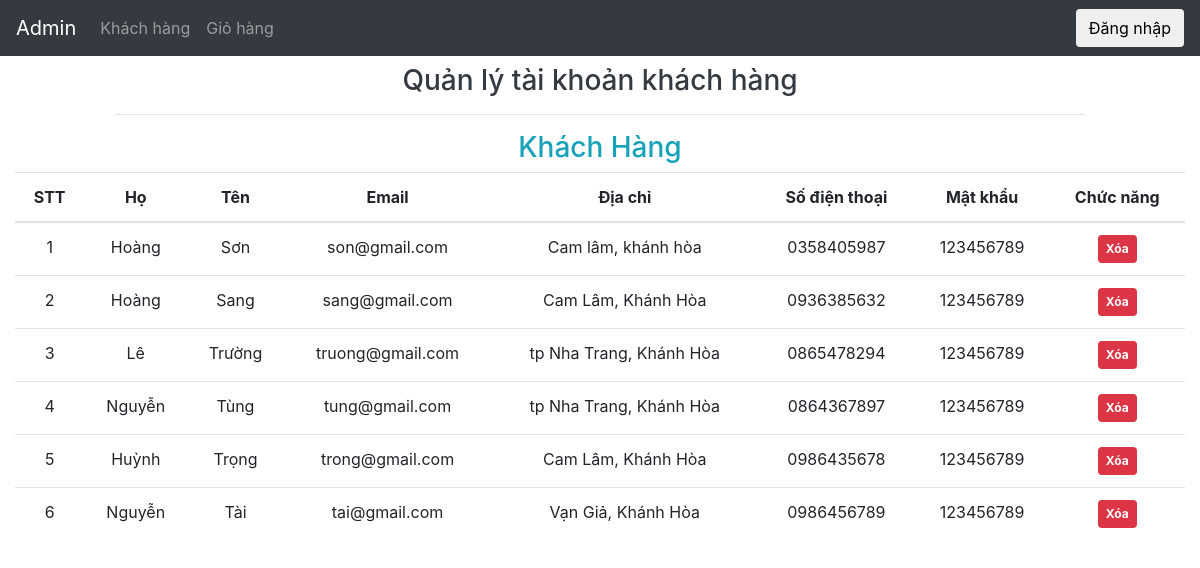
The page /admin/khachhang.php on the database as committed earlier.
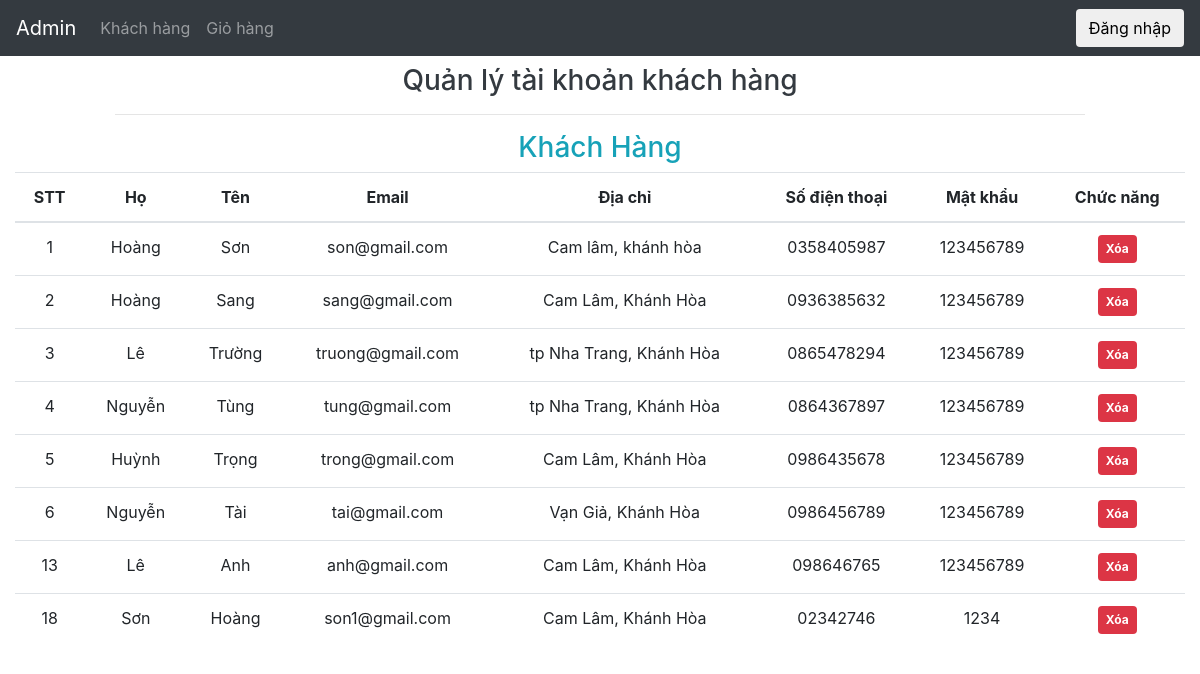
The same page on the database as committed later.
### tables this page shows
CREATE TABLE `khach_hang` (
  `ma_kh` int(11) NOT NULL,
  `ho_kh` varchar(50) DEFAULT NULL,
  `ten_kh` varchar(50) DEFAULT NULL,
  `email` varchar(50) DEFAULT NULL,
  `dia_chi` varchar(100) DEFAULT NULL,
  `sdt` varchar(20) DEFAULT NULL,
  `mat_khau` varchar(50) DEFAULT NULL
);

### admin/khachhang.php (the view, shortened to what this page needs)
<!DOCTYPE html>
<html lang="en">
<head>
  <link rel="stylesheet" href="https://maxcdn.bootstrapcdn.com/bootstrap/4.1.3/css/bootstrap.min.css">
  <link rel="stylesheet" type="text/css" href="https://cdn.datatables.net/v/bs4/dt-1.10.18/datatables.min.css" />
</head>
<body>
  <?php
  include "header.php";
  ?>
  <div class="container-fluid">
    <div class="row justify-content-center">
      <div class="col-md-10">
        <h3 class="text-center text-dark mt-2">Quản lý tài khoản khách hàng</h3>
        <hr>
      </div>
    </div>
    <div class="row">
      <div class="col-md-12">
        <?php
          require("config.php");
          $query = "select *from khach_hang";
          $result = $conn->query($query);
        ?>
        <h3 class="text-center text-info">Khách Hàng</h3>
        <table class="table table-hover" id="data-table">
          <thead>
            <tr align="center">
              <th>STT</th>
              <th>Họ</th>
              <th>Tên</th>
              <th>Email</th>
              <th>Địa chỉ</th>
              <th>Số điện thoại</th>
              <th>Mật khẩu</th>
              <th>Chức năng</th>
            </tr>
          </thead>
          <tbody>
            <?php while ($row = $result->fetch_array()) { ?>
            <tr align="center">
              <td><?= $row['ma_kh']; ?></td>
              <td><?php echo $row['ho_kh']; ?></td>
              <td><?php echo $row['ten_kh']; ?></td>
              <td><?php echo $row['email']; ?></td>
              <td><?php echo $row['dia_chi']; ?></td>
              <td><?php echo $row['sdt']; ?></td>
              <td><?php echo $row['mat_khau']; ?></td>
              <td>
                <a href="xoa.php?id=<?= $row['ma_kh']; ?>" class="badge badge-danger p-2" onclick="return confirm('Bạn chắc chắn muốn xóa dữ liệu này?');">Xóa</a>
              </td>
            </tr>
            <?php } ?>
          </tbody>
        </table>
      </div>
    </div>
  </div>
</body>
</html>

### admin/header.php (shortened to what this page needs)
<nav class="navbar navbar-expand-md bg-dark navbar-dark">
    <a class="navbar-brand" href="thucung.php">Admin</a>
    <div class="collapse navbar-collapse" id="collapsibleNavbar">
      <ul class="navbar-nav">
        <li class="nav-item">
          <a class="nav-link" href="khachhang.php">Khách hàng</a>
        </li>
        <li class="nav-item">
          <a class="nav-link" href="#">Giỏ hàng</a>
        </li>
      </ul>
    </div>
                <?php
                if(isset($_SESSION['email']) && $_SESSION['email']){
                    echo "<span  style='color:white'>".$_SESSION['email']."</span>"."&nbsp;";
                    ?>
                    <button class="btn" id="cart" onclick="dieu_huong()">
                    <i class="fa" aria-hidden="true"></i>
                    <?php
                    echo "<span><a href='logout.php' style='text-decoration: none;'>Đăng xuất</a></span>";
                }else{
                    ?>
                    <button class="btn" id="cart" onclick="dieu_huong()">
                    <?php
                    echo "Đăng nhập";
                }
                ?>
      </button>
  </nav>

Rows that differ between the two databases and show on the page:
added khach_hang: ma_kh "13", ho_kh "Lê", ten_kh "Anh", email "anh@gmail.com", dia_chi "Cam Lâm, Khánh Hòa", sdt "098646765", mat_khau "123456789"
added khach_hang: ma_kh "18", ho_kh "Sơn", ten_kh "Hoàng", email "son1@gmail.com", dia_chi "Cam Lâm, Khánh Hòa", sdt "02342746", mat_khau "1234"
